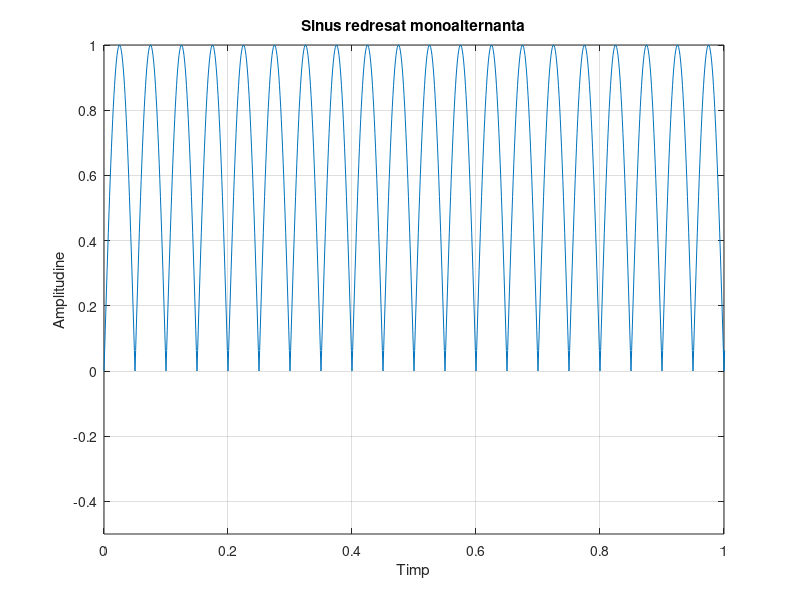

This chart was generated by the following MATLAB code:
clc;
close all;
f0 = 10;
T = 1/f0;
omega0=2*pi*f0;                               
t = 0:0.001:10;                            
x = abs(sin(omega0*t));         
plot(t,x);
axis([0 1 -0.5  1])
xlabel('Timp')
ylabel('Amplitudine')
title('Sinus redresat monoalternanta')
grid